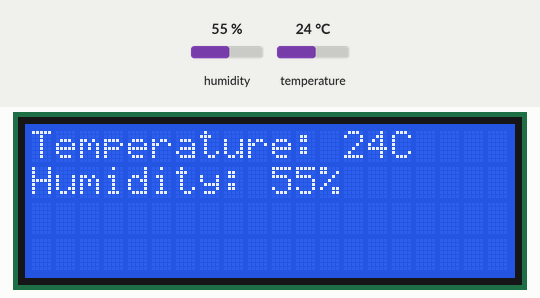
Simulated run of this sketch. Board: Arduino Uno, built with avr-gcc and run on an emulated ATmega328P. Shown: 20×4 character LCD. The test bench sets the inputs (shaded band); at power-on: humidity 55 %, temperature 24 °C.

Above: at 1.2 s.
1.3 s: humidity set to 22 %
At 2.8 s:
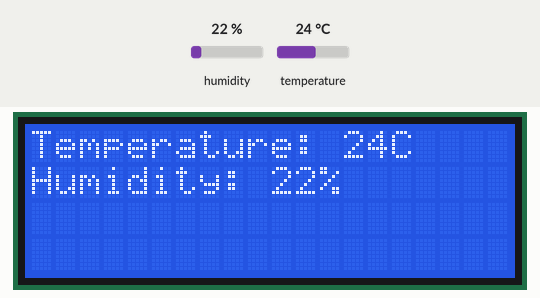
4.0 s: temperature set to 12 °C
At 4.5 s:
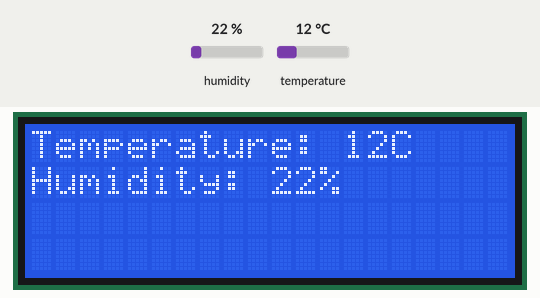
6.7 s: humidity set to 40 %
At 9.1 s:
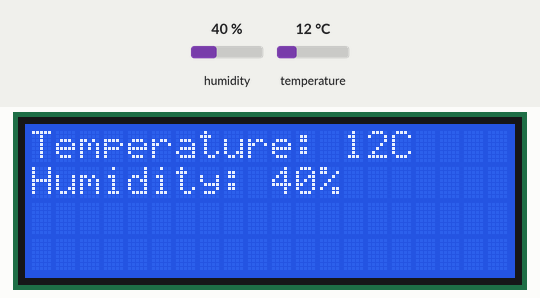
9.7 s: temperature set to 19 °C
Timing chart, 0 to 12.7 s (numbered marks = the images above; inputs shaded):
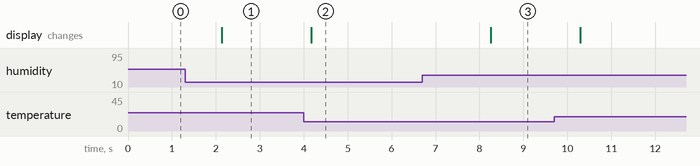

Measured:
- after the input at 1.3 s, the display: changes after 0.84 s (image 1)
- after the input at 4.0 s, the display: changes after 0.18 s (image 2)
- after the input at 6.7 s, the display: changes after 1.6 s (image 3)

The sketch:

sketch.ino
```cpp
#include <dht.h>
#include <LiquidCrystal_I2C.h>

#define dataPin 2
dht DHT;
LiquidCrystal_I2C lcd(0x27, 20, 4);

void setup() {
  lcd.init();
}

void loop() {
  int readData = DHT.read22(dataPin);
  float t = DHT.temperature;
  float h = DHT.humidity;

  lcd.backlight();
  lcd.clear();

  char buffer[20];

  sprintf(buffer, "Temperature: %dC", (int)t);
  lcd.setCursor(0, 0);
  lcd.print(buffer);

  sprintf(buffer, "Humidity: %d%%", (int)h);
  lcd.setCursor(0, 1);
  lcd.print(buffer);

  delay(2000);
}
```
